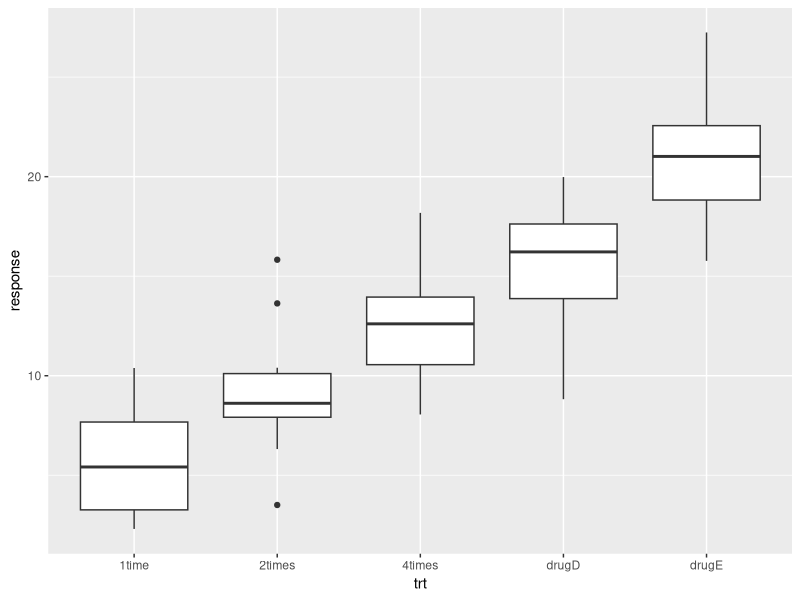
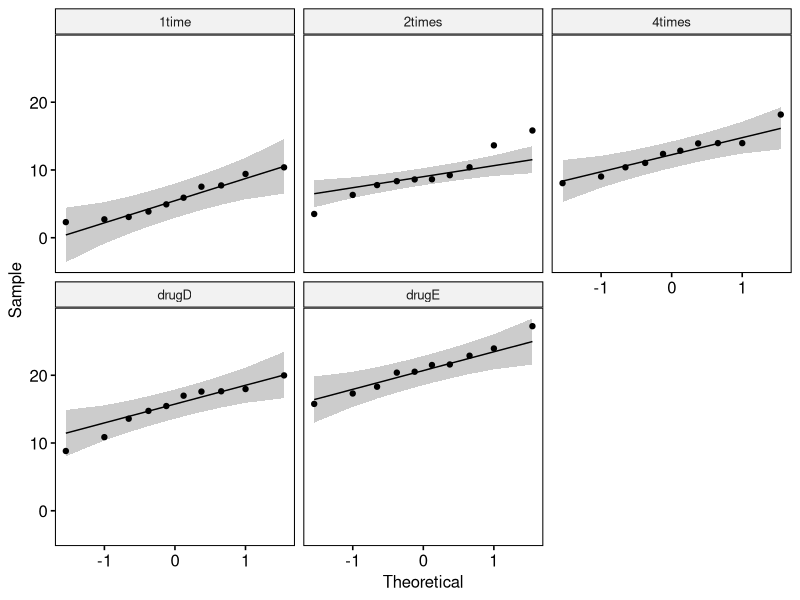
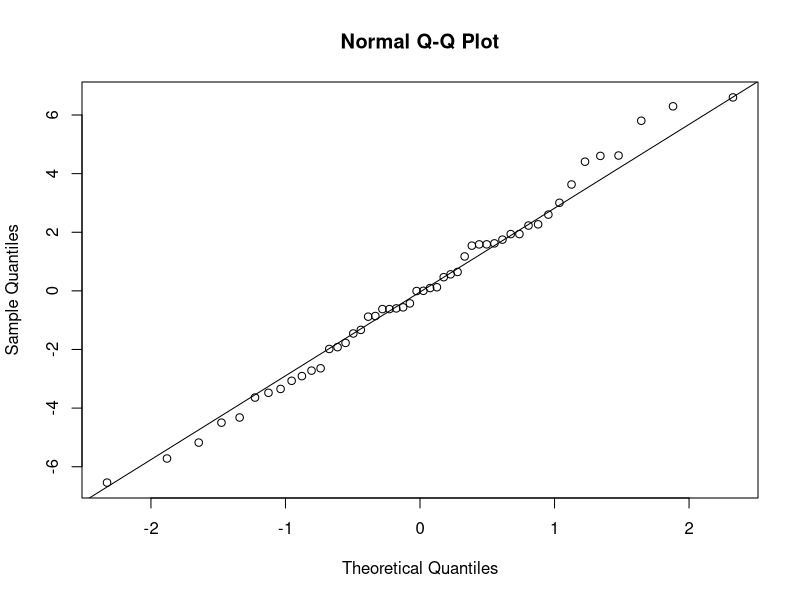
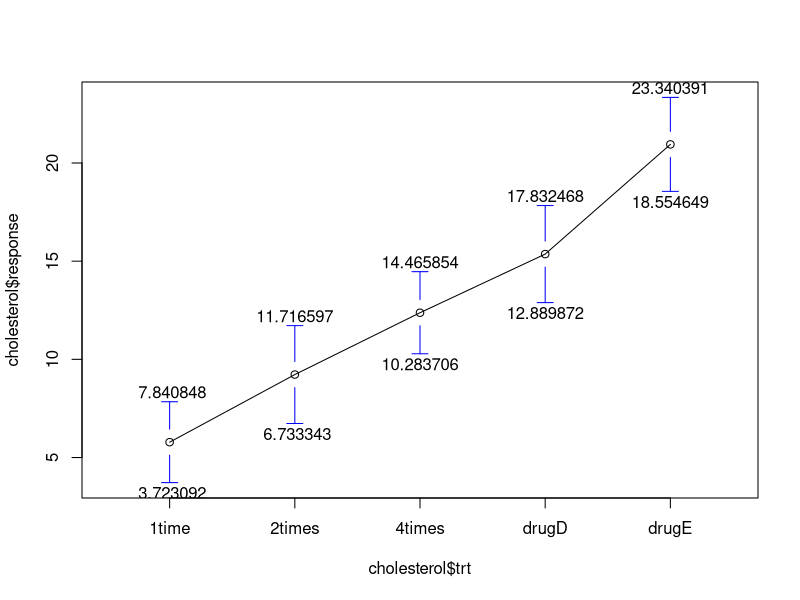
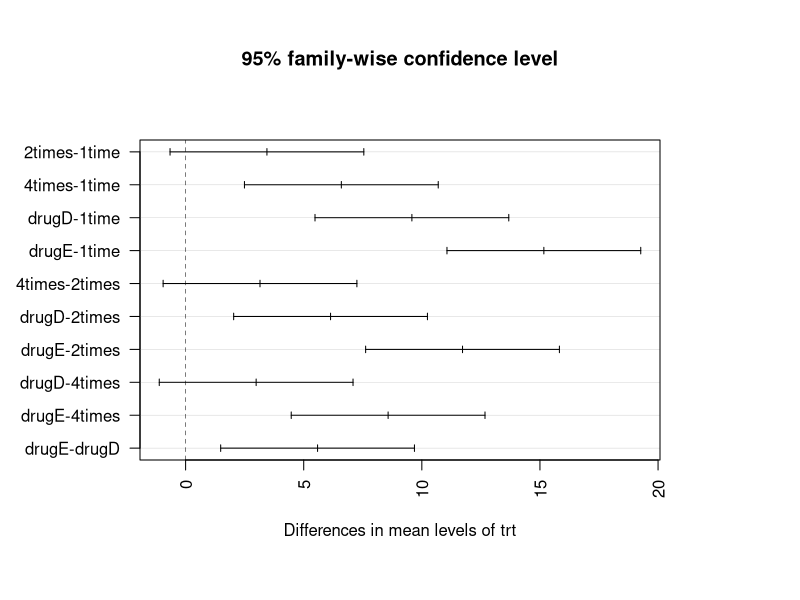
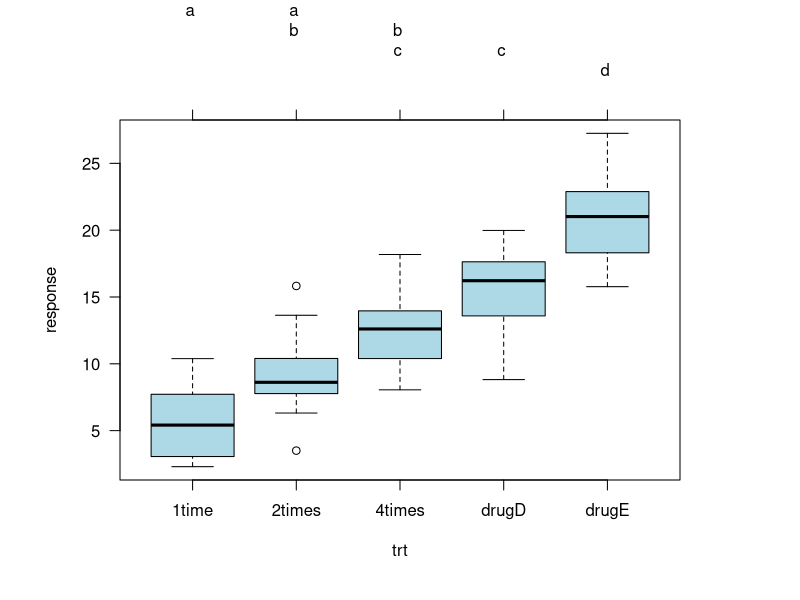

The R script that drew these images, in order:
## ---- chunk 1

library(multcomp)
library(tidyverse)
library(rstatix)
library(ggpubr)
library(gplots)
library(car)
## ---- chunk 2

cholesterol <- tibble(cholesterol)


## ---- chunk 3

head(cholesterol)


## ---- chunk 4

levels(cholesterol$trt)


## ---- chunk 5


cholesterol %>% 
sample_n_by(trt, size = 2)

## ---- chunk 6

table(cholesterol$trt)


## ---- chunk 7

summary(cholesterol$response)


## ---- chunk 8


group_stats <- cholesterol %>%
              group_by(trt) %>%
              summarise(n=n(),group_mean = mean(response),group_sd = sd(response))

group_stats
## ---- chunk 9



ggplot(mapping=aes(trt,response),cholesterol)+
  geom_boxplot()

## ---- chunk 10



ggqqplot(cholesterol, "response", facet.by = "trt")


## ---- chunk 11

model <- lm(response ~ trt,data = cholesterol)
shapiro.test(model$residuals)

## ---- chunk 12


qqnorm(model$residuals)
qqline(model$residuals)


## ---- chunk 13


cholesterol %>%
  group_by(trt) %>%
  summarize(W=shapiro.test(response)$statistic, p_value=shapiro.test(response)$p.value)

## ---- chunk 14


cholesterol %>%
  group_by(trt) %>%
  shapiro_test(response)


## ---- chunk 15


bartlett.test(response~trt,data = cholesterol)


## ---- chunk 16

cholesterol %>% 
  group_by(trt) %>%
  identify_outliers(response)


## ---- chunk 17



fit <- aov(response ~ trt,data=cholesterol)
summary(fit)

## ---- chunk 18


plotmeans(cholesterol$response~cholesterol$trt, ci.label = TRUE,n.label = FALSE)

## ---- chunk 19



g <- filter(cholesterol,trt=="1time")
t.test(x =g$response, conf.level = .95, alternative = "two.sided")

## ---- chunk 20

TukeyHSD(fit)


## ---- chunk 21

pwc <- cholesterol %>% tukey_hsd(response~trt)
pwc

## ---- chunk 22

par(las=2,mar = c(7,7,7,7))
plot(TukeyHSD(fit))


## ---- chunk 23

par(las=1,mar=c(6,6,6,6))
tuk <- glht(fit,linfct=mcp(trt="Tukey"))
plot(cld(tuk,level = .05),col = "lightblue")
